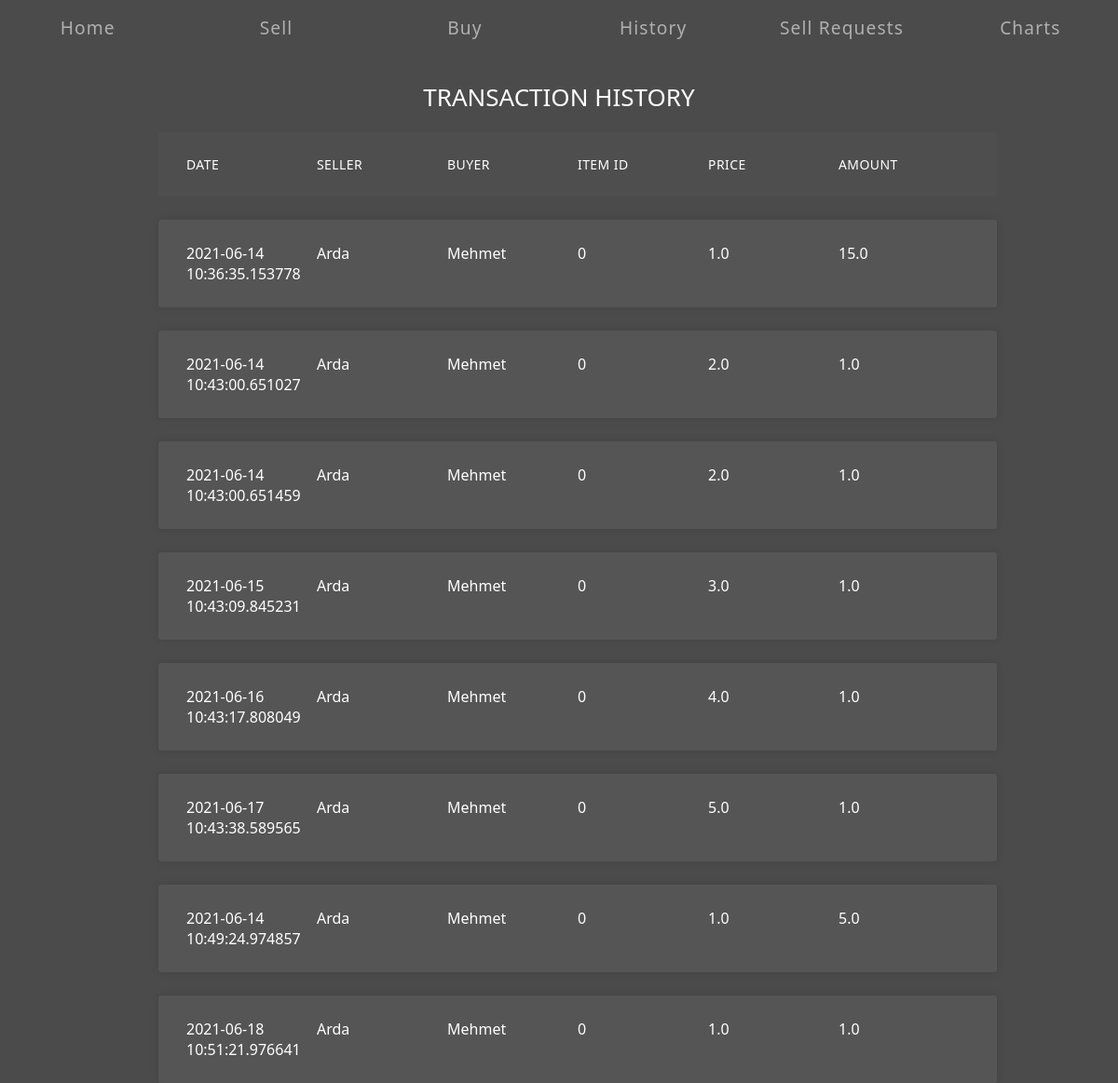
The app's page /history with its own data.
### models.py (models this page shows)
class Transactions(db.Model):
    id = db.Column(db.Integer, primary_key=True)
    date = db.Column(db.DateTime)
    seller_name = db.Column(db.String(50))
    buyer_name = db.Column(db.String(50))
    item_id = db.Column(db.Integer)
    price = db.Column(db.Float)
    amount = db.Column(db.Float)

### app.py (the view)
@app.route("/history")
def history():
    return render_template("history.html", transactions=db.session.query(Transactions).all())

### templates/history.html (shortened to what this page needs)
{% extends 'layout.html' %}
{% block body %}
<div class="container">
  <h2>Transaction History</h2>
  <ul class="responsive-table">
    <li class="table-header">
      <div class="col col-1">Date</div>
      <div class="col col-2">Seller</div>
      <div class="col col-2">Buyer</div>
      <div class="col col-3">Item ID</div>
      <div class="col col-4">Price</div>
      <div class="col col-5">Amount</div>
    </li>
    {%for t in transactions%}
    <li class="table-row">
      <div class="col col-1" data-label="ID">{{t.date}}</div>
      <div class="col col-2" data-label="Seller">{{t.seller_name}}</div>
      <div class="col col-3" data-label="Item ID">{{t.buyer_name}}</div>
      <div class="col col-3" data-label="Item ID">{{t.item_id}}</div>
      <div class="col col-4" data-label="Price">{{t.price}}</div>
      <div class="col col-5" data-label="Amount">{{t.amount}}</div>
    </li>
    {%endfor%}
  </ul>
</div>
{% endblock %}

### templates/layout.html (shortened to what this page needs)
<!DOCTYPE html>
<html>
<head>
    <link rel='stylesheet' type='text/css' href='/static/css/style.css'>
    <nav>
        <ul class="menu">
            <li><a class="active" href="/">Home</a></li>
            <li><a href="/sell">Sell</a></li>
            <li><a href="/buy">Buy</a></li>
            <li><a href="/history">History</a></li>
            <li><a href="/sell-requests">Sell Requests</a></li>
            <li><a href="/charts">Charts</a></li>
        </ul>
      </nav>
</head>
<body>
    <div class="wrapper">
        <div class="main-container">
            {% block body %}
            {% endblock %}
        </div>
    </div>
</body>
</html>

### static/css/style.css (style rules this page uses)
* { font-family: 'Segoe UI', Tahoma, Geneva, Verdana, sans-serif; box-sizing: border-box; color: white; }
html { height: 100%; }
body { background-color: #4b4b4b; color: #a1a1a1; margin: 0; min-height: 100%; }
h2 { font-size: 2.75rem; font-weight: 100; margin: 0 0 1rem; text-transform: uppercase; }
a { color: #a1a1a1; }
.container { max-width: 80%; margin-left: auto; margin-right: auto; padding-left: 10px; padding-right: 10px; }
h2 { font-size: 26px; margin: 20px 0; text-align: center; }
.responsive-table li { border-radius: 3px; padding: 25px 30px; display: flex; justify-content: space-between; margin-bottom: 25px; }
.responsive-table .table-header { background-color: #4e4e4e; font-size: 14px; text-transform: uppercase; letter-spacing: 0.03em; }
.responsive-table .table-row { background-color: #555555; box-shadow: 0px 0px 9px 0px rgba(0, 0, 0, 0.1); }
.responsive-table .col-1 { flex-basis: 20%; }
.responsive-table .col-2 { flex-basis: 20%; }
.responsive-table .col-3 { flex-basis: 20%; }
.responsive-table .col-4 { flex-basis: 20%; }
.responsive-table .col-5 { flex-basis: 20%; }
html { box-sizing: border-box; }
.menu { box-sizing: inherit; padding: 0; margin: 0; letter-spacing: 1.1px; display: flex; justify-content: center; align-items: center; margin: 0 auto; padding-top: 1rem; list-style: none; }
.menu li { width: 10rem; margin-left: 1rem; margin-right: 1rem; height: 50px; transition: background-position-x 0.9s linear; text-align: center; }
.menu li a { display: block; font-size: 120%; color: rgb(175, 175, 175); text-decoration: none; transition: all 0.45s; width: 100%; height: 100%; }
.menu li:not(:last-child) { margin-right: 30px; }

### records on screen
Transactions: date "2021-06-14 10:36:35.153778", seller_name "Arda", buyer_name "Mehmet", item_id "0", price "1.0", amount "15.0"
Transactions: date "2021-06-14 10:43:00.651027", seller_name "Arda", buyer_name "Mehmet", item_id "0", price "2.0", amount "1.0"
Transactions: date "2021-06-14 10:43:00.651459", seller_name "Arda", buyer_name "Mehmet", item_id "0", price "2.0", amount "1.0"
Transactions: date "2021-06-15 10:43:09.845231", seller_name "Arda", buyer_name "Mehmet", item_id "0", price "3.0", amount "1.0"
Transactions: date "2021-06-16 10:43:17.808049", seller_name "Arda", buyer_name "Mehmet", item_id "0", price "4.0", amount "1.0"
Transactions: date "2021-06-17 10:43:38.589565", seller_name "Arda", buyer_name "Mehmet", item_id "0", price "5.0", amount "1.0"
Transactions: date "2021-06-14 10:49:24.974857", seller_name "Arda", buyer_name "Mehmet", item_id "0", price "1.0", amount "5.0"
Transactions: date "2021-06-18 10:51:21.976641", seller_name "Arda", buyer_name "Mehmet", item_id "0", price "1.0", amount "1.0"
